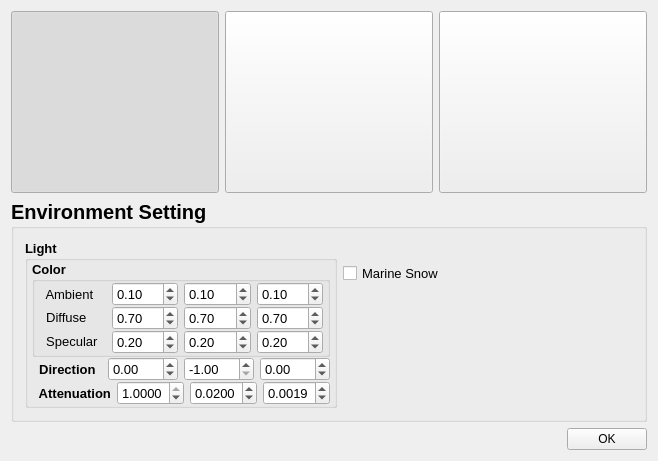
<?xml version="1.0" encoding="UTF-8"?>
<ui version="4.0">
 <class>SceneChooseWidget</class>
 <widget class="QWidget" name="SceneChooseWidget">
  <property name="geometry">
   <rect>
    <x>0</x>
    <y>0</y>
    <width>658</width>
    <height>461</height>
   </rect>
  </property>
  <property name="windowTitle">
   <string>Scene</string>
  </property>
  <layout class="QGridLayout" name="gridLayout">
   <item row="0" column="0">
    <layout class="QHBoxLayout" name="horizontalLayout_2">
     <item>
      <widget class="QPushButton" name="SandButton">
       <property name="sizePolicy">
        <sizepolicy hsizetype="Minimum" vsizetype="Preferred">
         <horstretch>0</horstretch>
         <verstretch>0</verstretch>
        </sizepolicy>
       </property>
       <property name="styleSheet">
        <string notr="true">QPushButton:checked {
    background-color: qlineargradient(x1: 0, y1: 0, x2: 0, y2: 1,
                                      stop: 0 #dadbde, stop: 1 #f6f7fa);
}</string>
       </property>
       <property name="text">
        <string/>
       </property>
       <property name="checkable">
        <bool>true</bool>
       </property>
       <property name="checked">
        <bool>true</bool>
       </property>
      </widget>
     </item>
     <item>
      <widget class="QPushButton" name="RockButton">
       <property name="sizePolicy">
        <sizepolicy hsizetype="Minimum" vsizetype="Preferred">
         <horstretch>0</horstretch>
         <verstretch>0</verstretch>
        </sizepolicy>
       </property>
       <property name="styleSheet">
        <string notr="true">QPushButton:checked {
    background-color: qlineargradient(x1: 0, y1: 0, x2: 0, y2: 1,
                                      stop: 0 #dadbde, stop: 1 #f6f7fa);
}</string>
       </property>
       <property name="text">
        <string/>
       </property>
       <property name="checkable">
        <bool>true</bool>
       </property>
      </widget>
     </item>
     <item>
      <widget class="QPushButton" name="RoomButton">
       <property name="sizePolicy">
        <sizepolicy hsizetype="Minimum" vsizetype="Preferred">
         <horstretch>0</horstretch>
         <verstretch>0</verstretch>
        </sizepolicy>
       </property>
       <property name="styleSheet">
        <string notr="true">QPushButton:checked {
    background-color: qlineargradient(x1: 0, y1: 0, x2: 0, y2: 1,
                                      stop: 0 #dadbde, stop: 1 #f6f7fa);
}</string>
       </property>
       <property name="text">
        <string/>
       </property>
       <property name="checkable">
        <bool>true</bool>
       </property>
      </widget>
     </item>
    </layout>
   </item>
   <item row="2" column="0">
    <layout class="QHBoxLayout" name="horizontalLayout">
     <item>
      <spacer name="horizontalSpacer">
       <property name="orientation">
        <enum>Qt::Horizontal</enum>
       </property>
       <property name="sizeHint" stdset="0">
        <size>
         <width>40</width>
         <height>20</height>
        </size>
       </property>
      </spacer>
     </item>
     <item>
      <widget class="QPushButton" name="OK">
       <property name="text">
        <string>OK</string>
       </property>
      </widget>
     </item>
    </layout>
   </item>
   <item row="1" column="0">
    <widget class="QGroupBox" name="groupBox">
     <property name="font">
      <font>
       <pointsize>15</pointsize>
       <weight>75</weight>
       <bold>true</bold>
      </font>
     </property>
     <property name="title">
      <string>Environment Setting</string>
     </property>
     <layout class="QGridLayout" name="gridLayout_3">
      <item row="0" column="0">
       <widget class="QGroupBox" name="groupBox_2">
        <property name="sizePolicy">
         <sizepolicy hsizetype="Preferred" vsizetype="Fixed">
          <horstretch>0</horstretch>
          <verstretch>0</verstretch>
         </sizepolicy>
        </property>
        <property name="font">
         <font>
          <pointsize>10</pointsize>
          <weight>75</weight>
          <bold>true</bold>
         </font>
        </property>
        <property name="title">
         <string>Light</string>
        </property>
        <layout class="QGridLayout" name="gridLayout_5">
         <property name="leftMargin">
          <number>4</number>
         </property>
         <property name="topMargin">
          <number>0</number>
         </property>
         <property name="rightMargin">
          <number>4</number>
         </property>
         <property name="bottomMargin">
          <number>0</number>
         </property>
         <property name="spacing">
          <number>0</number>
         </property>
         <item row="0" column="0">
          <widget class="QGroupBox" name="groupBox_3">
           <property name="sizePolicy">
            <sizepolicy hsizetype="Preferred" vsizetype="Fixed">
             <horstretch>0</horstretch>
             <verstretch>0</verstretch>
            </sizepolicy>
           </property>
           <property name="title">
            <string>Color</string>
           </property>
           <layout class="QGridLayout" name="gridLayout_2">
            <property name="leftMargin">
             <number>4</number>
            </property>
            <property name="topMargin">
             <number>0</number>
            </property>
            <property name="rightMargin">
             <number>4</number>
            </property>
            <property name="bottomMargin">
             <number>0</number>
            </property>
            <property name="spacing">
             <number>0</number>
            </property>
            <item row="0" column="0">
             <layout class="QVBoxLayout" name="verticalLayout">
              <property name="spacing">
               <number>0</number>
              </property>
              <item>
               <layout class="QHBoxLayout" name="horizontalLayout_8">
                <item>
                 <widget class="QLabel" name="Ambient">
                  <property name="font">
                   <font>
                    <weight>50</weight>
                    <bold>false</bold>
                   </font>
                  </property>
                  <property name="text">
                   <string>  Ambient</string>
                  </property>
                 </widget>
                </item>
                <item>
                 <widget class="QDoubleSpinBox" name="Ambient_R">
                  <property name="font">
                   <font>
                    <weight>50</weight>
                    <bold>false</bold>
                   </font>
                  </property>
                  <property name="maximum">
                   <double>1.000000000000000</double>
                  </property>
                  <property name="singleStep">
                   <double>0.100000000000000</double>
                  </property>
                  <property name="value">
                   <double>0.100000000000000</double>
                  </property>
                 </widget>
                </item>
                <item>
                 <widget class="QDoubleSpinBox" name="Ambient_G">
                  <property name="font">
                   <font>
                    <weight>50</weight>
                    <bold>false</bold>
                   </font>
                  </property>
                  <property name="maximum">
                   <double>1.000000000000000</double>
                  </property>
                  <property name="singleStep">
                   <double>0.100000000000000</double>
                  </property>
                  <property name="value">
                   <double>0.100000000000000</double>
                  </property>
                 </widget>
                </item>
                <item>
                 <widget class="QDoubleSpinBox" name="Ambient_B">
                  <property name="font">
                   <font>
                    <weight>50</weight>
                    <bold>false</bold>
                   </font>
                  </property>
                  <property name="maximum">
                   <double>1.000000000000000</double>
                  </property>
                  <property name="singleStep">
                   <double>0.100000000000000</double>
                  </property>
                  <property name="value">
                   <double>0.100000000000000</double>
                  </property>
                 </widget>
                </item>
               </layout>
              </item>
              <item>
               <layout class="QHBoxLayout" name="horizontalLayout_4">
                <item>
                 <widget class="QLabel" name="Diffuse">
                  <property name="sizePolicy">
                   <sizepolicy hsizetype="Preferred" vsizetype="Fixed">
                    <horstretch>0</horstretch>
                    <verstretch>0</verstretch>
                   </sizepolicy>
                  </property>
                  <property name="font">
                   <font>
                    <weight>50</weight>
                    <bold>false</bold>
                   </font>
                  </property>
                  <property name="text">
                   <string>  Diffuse</string>
                  </property>
                 </widget>
                </item>
                <item>
                 <widget class="QDoubleSpinBox" name="Diffuse_R">
                  <property name="font">
                   <font>
                    <weight>50</weight>
                    <bold>false</bold>
                   </font>
                  </property>
                  <property name="maximum">
                   <double>1.000000000000000</double>
                  </property>
                  <property name="singleStep">
                   <double>0.100000000000000</double>
                  </property>
                  <property name="value">
                   <double>0.700000000000000</double>
                  </property>
                 </widget>
                </item>
                <item>
                 <widget class="QDoubleSpinBox" name="Diffuse_G">
                  <property name="font">
                   <font>
                    <weight>50</weight>
                    <bold>false</bold>
                   </font>
                  </property>
                  <property name="maximum">
                   <double>1.000000000000000</double>
                  </property>
                  <property name="singleStep">
                   <double>0.100000000000000</double>
                  </property>
                  <property name="value">
                   <double>0.700000000000000</double>
                  </property>
                 </widget>
                </item>
                <item>
                 <widget class="QDoubleSpinBox" name="Diffuse_B">
                  <property name="font">
                   <font>
                    <weight>50</weight>
                    <bold>false</bold>
                   </font>
                  </property>
                  <property name="maximum">
                   <double>1.000000000000000</double>
                  </property>
                  <property name="singleStep">
                   <double>0.100000000000000</double>
                  </property>
                  <property name="value">
                   <double>0.700000000000000</double>
                  </property>
                 </widget>
                </item>
               </layout>
              </item>
              <item>
               <layout class="QHBoxLayout" name="horizontalLayout_3">
                <item>
                 <widget class="QLabel" name="Specular">
                  <property name="sizePolicy">
                   <sizepolicy hsizetype="Preferred" vsizetype="Fixed">
                    <horstretch>0</horstretch>
                    <verstretch>0</verstretch>
                   </sizepolicy>
                  </property>
                  <property name="font">
                   <font>
                    <weight>50</weight>
                    <bold>false</bold>
                   </font>
                  </property>
                  <property name="text">
                   <string>  Specular</string>
                  </property>
                 </widget>
                </item>
                <item>
                 <widget class="QDoubleSpinBox" name="Specular_R">
                  <property name="font">
                   <font>
                    <weight>50</weight>
                    <bold>false</bold>
                   </font>
                  </property>
                  <property name="maximum">
                   <double>1.000000000000000</double>
                  </property>
                  <property name="singleStep">
                   <double>0.100000000000000</double>
                  </property>
                  <property name="value">
                   <double>0.200000000000000</double>
                  </property>
                 </widget>
                </item>
                <item>
                 <widget class="QDoubleSpinBox" name="Specular_G">
                  <property name="font">
                   <font>
                    <weight>50</weight>
                    <bold>false</bold>
                   </font>
                  </property>
                  <property name="maximum">
                   <double>1.000000000000000</double>
                  </property>
                  <property name="singleStep">
                   <double>0.100000000000000</double>
                  </property>
                  <property name="value">
                   <double>0.200000000000000</double>
                  </property>
                 </widget>
                </item>
                <item>
                 <widget class="QDoubleSpinBox" name="Specular_B">
                  <property name="font">
                   <font>
                    <weight>50</weight>
                    <bold>false</bold>
                   </font>
                  </property>
                  <property name="maximum">
                   <double>1.000000000000000</double>
                  </property>
                  <property name="singleStep">
                   <double>0.100000000000000</double>
                  </property>
                  <property name="value">
                   <double>0.200000000000000</double>
                  </property>
                 </widget>
                </item>
               </layout>
              </item>
             </layout>
            </item>
           </layout>
          </widget>
         </item>
         <item row="1" column="0">
          <layout class="QHBoxLayout" name="horizontalLayout_5">
           <item>
            <widget class="QLabel" name="Direction">
             <property name="font">
              <font>
               <weight>75</weight>
               <bold>true</bold>
              </font>
             </property>
             <property name="text">
              <string>  Direction</string>
             </property>
            </widget>
           </item>
           <item>
            <widget class="QDoubleSpinBox" name="Direction_X">
             <property name="font">
              <font>
               <weight>50</weight>
               <bold>false</bold>
              </font>
             </property>
             <property name="minimum">
              <double>-1.000000000000000</double>
             </property>
             <property name="maximum">
              <double>1.000000000000000</double>
             </property>
             <property name="singleStep">
              <double>0.100000000000000</double>
             </property>
            </widget>
           </item>
           <item>
            <widget class="QDoubleSpinBox" name="Direction_Y">
             <property name="font">
              <font>
               <weight>50</weight>
               <bold>false</bold>
              </font>
             </property>
             <property name="minimum">
              <double>-1.000000000000000</double>
             </property>
             <property name="maximum">
              <double>1.000000000000000</double>
             </property>
             <property name="singleStep">
              <double>0.100000000000000</double>
             </property>
             <property name="value">
              <double>-1.000000000000000</double>
             </property>
            </widget>
           </item>
           <item>
            <widget class="QDoubleSpinBox" name="Direction_Z">
             <property name="font">
              <font>
               <weight>50</weight>
               <bold>false</bold>
              </font>
             </property>
             <property name="minimum">
              <double>-1.000000000000000</double>
             </property>
             <property name="maximum">
              <double>1.000000000000000</double>
             </property>
             <property name="singleStep">
              <double>0.100000000000000</double>
             </property>
            </widget>
           </item>
          </layout>
         </item>
         <item row="2" column="0">
          <layout class="QHBoxLayout" name="horizontalLayout_6">
           <item>
            <widget class="QLabel" name="Attenuation">
             <property name="font">
              <font>
               <weight>75</weight>
               <bold>true</bold>
              </font>
             </property>
             <property name="text">
              <string>  Attenuation</string>
             </property>
            </widget>
           </item>
           <item>
            <widget class="QDoubleSpinBox" name="Attenuation_C">
             <property name="font">
              <font>
               <weight>50</weight>
               <bold>false</bold>
              </font>
             </property>
             <property name="decimals">
              <number>4</number>
             </property>
             <property name="maximum">
              <double>1.000000000000000</double>
             </property>
             <property name="singleStep">
              <double>0.000100000000000</double>
             </property>
             <property name="value">
              <double>1.000000000000000</double>
             </property>
            </widget>
           </item>
           <item>
            <widget class="QDoubleSpinBox" name="Attenuation_L">
             <property name="font">
              <font>
               <weight>50</weight>
               <bold>false</bold>
              </font>
             </property>
             <property name="decimals">
              <number>4</number>
             </property>
             <property name="maximum">
              <double>1.000000000000000</double>
             </property>
             <property name="singleStep">
              <double>0.000100000000000</double>
             </property>
             <property name="value">
              <double>0.020000000000000</double>
             </property>
            </widget>
           </item>
           <item>
            <widget class="QDoubleSpinBox" name="Attenuation_Q">
             <property name="font">
              <font>
               <weight>50</weight>
               <bold>false</bold>
              </font>
             </property>
             <property name="decimals">
              <number>4</number>
             </property>
             <property name="maximum">
              <double>1.000000000000000</double>
             </property>
             <property name="singleStep">
              <double>0.000100000000000</double>
             </property>
             <property name="value">
              <double>0.001900000000000</double>
             </property>
            </widget>
           </item>
          </layout>
         </item>
        </layout>
       </widget>
      </item>
      <item row="0" column="1">
       <layout class="QVBoxLayout" name="verticalLayout_6">
        <item>
         <layout class="QHBoxLayout" name="horizontalLayout_7">
          <item>
           <widget class="QCheckBox" name="MarineSnow_CB">
            <property name="font">
             <font>
              <pointsize>10</pointsize>
              <weight>50</weight>
              <bold>false</bold>
             </font>
            </property>
            <property name="text">
             <string>Marine Snow</string>
            </property>
            <property name="checked">
             <bool>false</bool>
            </property>
           </widget>
          </item>
          <item>
           <spacer name="horizontalSpacer_3">
            <property name="orientation">
             <enum>Qt::Horizontal</enum>
            </property>
            <property name="sizeHint" stdset="0">
             <size>
              <width>40</width>
              <height>20</height>
             </size>
            </property>
           </spacer>
          </item>
         </layout>
        </item>
        <item>
         <spacer name="verticalSpacer">
          <property name="orientation">
           <enum>Qt::Vertical</enum>
          </property>
          <property name="sizeType">
           <enum>QSizePolicy::Fixed</enum>
          </property>
          <property name="sizeHint" stdset="0">
           <size>
            <width>20</width>
            <height>100</height>
           </size>
          </property>
         </spacer>
        </item>
       </layout>
      </item>
     </layout>
    </widget>
   </item>
  </layout>
 </widget>
 <layoutdefault spacing="6" margin="11"/>
 <resources/>
 <connections/>
</ui>
